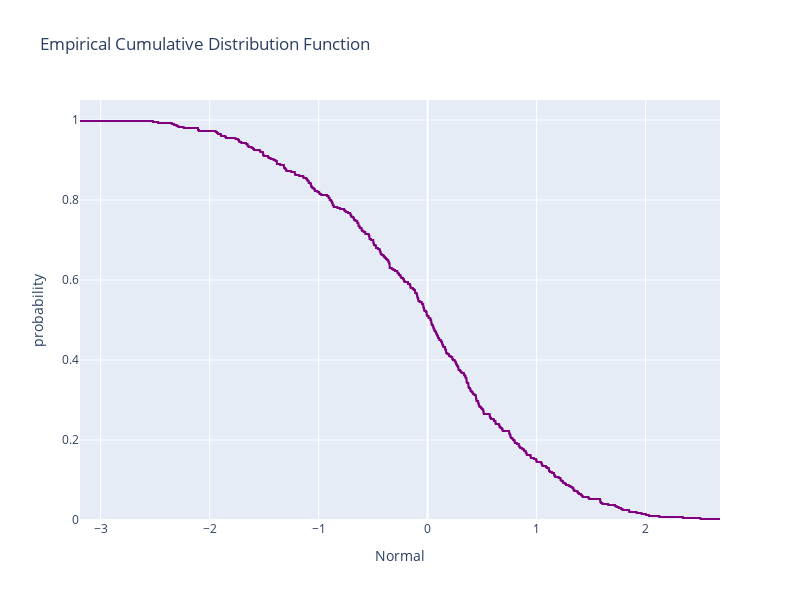

The code cell stored with this chart in its notebook:
### Code cell
fig = px.ecdf(df, x ="Normal",
              ecdfmode="complementary",
              color_discrete_sequence=['purple'],
              height = 600, width = 800,
              title="Empirical Cumulative Distribution Function")
fig.show()

### Figure 1 — Plotly figure (JSON) as saved in the notebook; plotly's stock layout.template omitted (floating-point values rounded to 4 significant figures; data arrays with more than 128 entries replaced by an {"elided": "..."} marker saying what was removed)
{"data": [{"hovertemplate": "Normal=%{x}<br>probability=%{y}<extra></extra>", "legendgroup": "", "line": {"dash": "solid", "shape": "hv"}, "marker": {"color": "purple", "symbol": "circle"}, "mode": "lines", "name": "", "orientation": "v", "showlegend": false, "type": "scatter", "x": {"elided": "400 float values"}, "xaxis": "x", "y": {"elided": "400 float values"}, "yaxis": "y"}], "layout": {"height": 600, "legend": {"tracegroupgap": 0}, "title": {"text": "Empirical Cumulative Distribution Function"}, "width": 800, "xaxis": {"anchor": "y", "domain": [0, 1], "title": {"text": "Normal"}}, "yaxis": {"anchor": "x", "domain": [0, 1], "rangemode": "tozero", "title": {"text": "probability"}}}}
